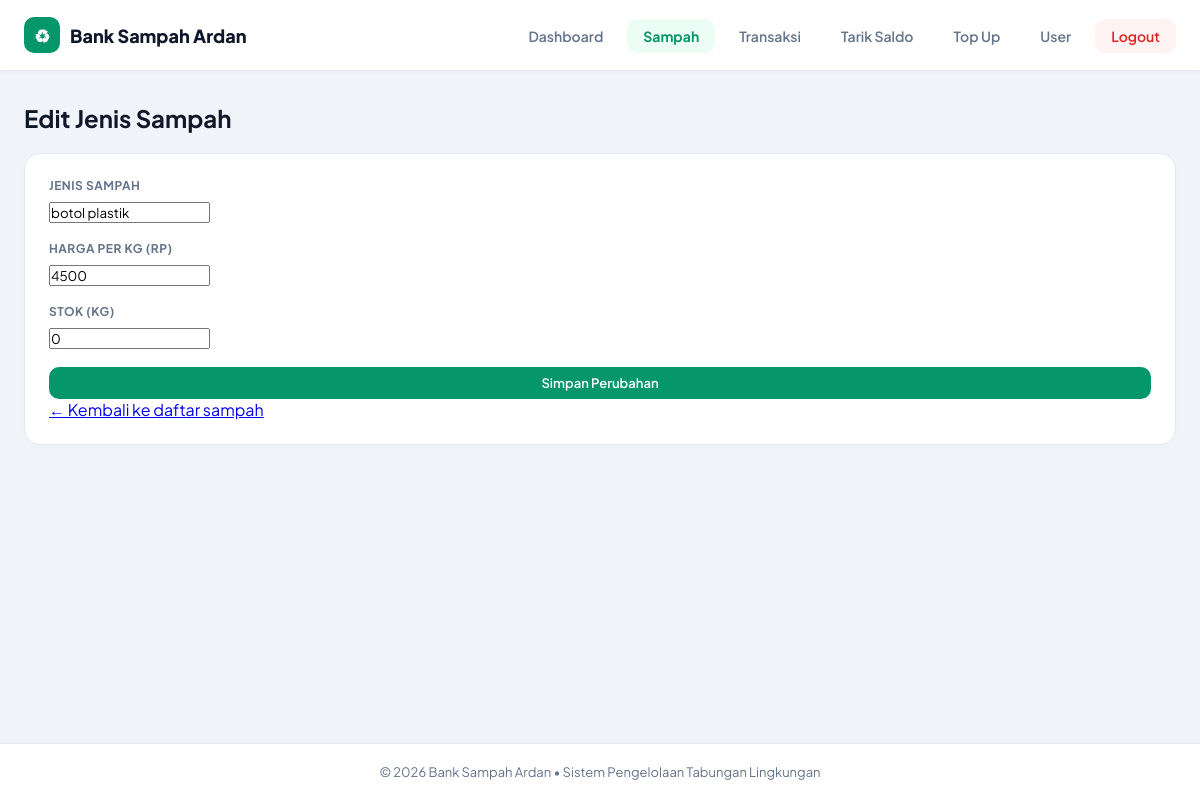
The page /sampah/edit.php?id=2 (signed in) on the database its author committed.
### tables this page shows
CREATE TABLE `sampah` (
  `id_sampah` int(11) NOT NULL,
  `jenis_sampah` varchar(100) NOT NULL,
  `harga_per_kg` int(11) NOT NULL,
  `stok_kg` float NOT NULL
);

### cek_login.php (called while the page is built, shortened)
<?php
function e($teks)
{
    return htmlspecialchars((string) $teks, ENT_QUOTES, "UTF-8");
}

### sampah/edit.php (the view, shortened to what this page needs)
<?php
$base = "../";
require $base . "cek_login.php";
require $base . "layout.php";
$id = (int) ($_GET["id"] ?? 0);
$stmt = mysqli_prepare($koneksi, "SELECT * FROM sampah WHERE id_sampah = ? LIMIT 1");
mysqli_stmt_bind_param($stmt, "i", $id);
mysqli_stmt_execute($stmt);
$data = mysqli_fetch_assoc(mysqli_stmt_get_result($stmt));
?>
    <div class="header-action"><h2>Edit Jenis Sampah</h2></div>
    <div class="form-card">
        <form method="POST" action="edit.php?id=<?= (int) $id ?>">
            <div class="form-group">
                <label>Jenis Sampah</label>
                <input type="text" name="jenis_sampah" value="<?= e($data["jenis_sampah"]) ?>" required>
            </div>
            <div class="form-group">
                <label>Harga per Kg (Rp)</label>
                <input type="number" name="harga_per_kg" min="1" step="0.01" value="<?= e($data["harga_per_kg"]) ?>" required>
            </div>
            <div class="form-group">
                <label>Stok (Kg)</label>
                <input type="number" name="stok_kg" min="0" step="0.01" value="<?= e($data["stok_kg"]) ?>" required>
            </div>
            <button type="submit" class="btn btn-primary" style="width:100%">Simpan Perubahan</button>
        </form>
        <a class="btn-kembali" href="index.php">&larr; Kembali ke daftar sampah</a>
    </div>

### layout.php (style rules this page uses)
:root { --bg-main: #f1f5f9; --navbar-bg: #ffffff; --text-dark: #0f172a; --text-muted: #64748b; --primary: #059669; --primary-light: #ecfdf5; --border: #e2e8f0; }
* { margin: 0; padding: 0; box-sizing: border-box; font-family: 'Plus Jakarta Sans', sans-serif; }
body { background-color: var(--bg-main); color: var(--text-dark); min-height: 100vh; display: flex; flex-direction: column; }
.table-card, .form-card { background: #ffffff; border: 1px solid var(--border); border-radius: 16px; padding: 24px; box-shadow: 0 4px 6px -1px rgba(0, 0, 0, 0.02); margin-top: 20px; }
.btn { padding: 8px 16px; border-radius: 10px; font-weight: 600; font-size: 13px; text-decoration: none; display: inline-block; border: none; cursor: pointer; transition: all 0.2s ease; }
.btn-primary { background: var(--primary); color: #ffffff; }
.form-group { margin-bottom: 18px; }
.form-group label { display: block; font-size: 12px; font-weight: 700; text-transform: uppercase; letter-spacing: 0.5px; color: var(--text-muted); margin-bottom: 8px; }

### rows shown on the page
sampah: jenis_sampah "botol plastik", harga_per_kg "4500", stok_kg "0"
